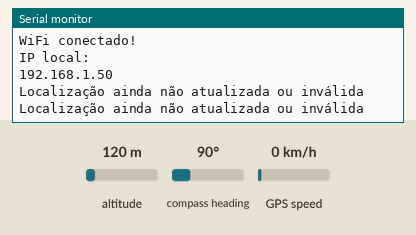
Simulated run of this program. Board: ESP32. Parts: the last lines printed to the serial monitor. The test bench sets the inputs (shaded band); at power-on: altitude 120 m, GPS speed 0 km/h, compass heading 90°. WiFi joins after 1.5 s; servers stay silent unless stated; uploads are accepted with an empty reply; the GPS gets a fix after 3 s at 37.7749, -122.4194 with 8 satellites.

Above: at 2.7 s.
2.8 s: altitude set to 20 m
At 4.7 s:
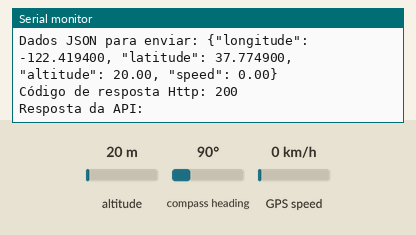
5.0 s: GPS speed set to 2 km/h
At 5.14 s:
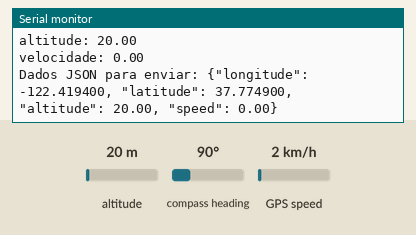
6.5 s: altitude set to 250 m
At 7.4 s:
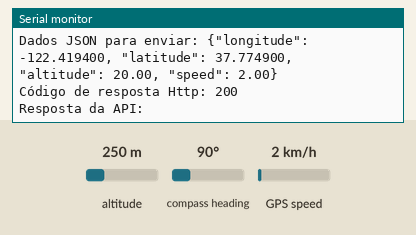

The program:

main.cpp
```cpp
#include <TinyGPSPlus.h>
#include <WiFi.h>
#include <HTTPClient.h>

#define GPS_BAUDRATE 9600  // The default baudrate of NEO-6M is 9600

TinyGPSPlus gps;  // the TinyGPS++ object

double latitude = 0.0;
double longitude = 0.0;
double altitude = 0.0;
double speed = 0.0;

const char* ssid = "ComputadorThiago";
const char* password = "thiago06102006";
const char* apiEndpoint = "http://192.168.1.6:5000/api/infos/sensores";

void setup() {
  Serial.begin(9600);
  Serial2.begin(GPS_BAUDRATE); // Serial2 for GPS UART

  Serial.println(F("ESP32 - GPS module_Simulation"));

  WiFi.begin(ssid, password);
  while (WiFi.status() != WL_CONNECTED) {
      delay(500);
      Serial.print(".");
  }

  Serial.println("");
  Serial.println("WiFi conectado!");
  Serial.println("IP local: ");
  Serial.println(WiFi.localIP());
}

void loop() {
  while (Serial2.available() > 0) {
    gps.encode(Serial2.read());
  }

  if (gps.location.isUpdated()) {
    latitude = gps.location.lat();
    longitude = gps.location.lng();
    altitude = gps.altitude.isValid() ? gps.altitude.meters() : 0.0;
    speed = gps.speed.isValid() ? gps.speed.kmph() : 0.0;

    Serial.print("latitude: ");
    Serial.println(latitude, 6);
    Serial.print("longitude: ");
    Serial.println(longitude, 6);
    Serial.print("altitude: ");
    Serial.println(altitude, 2);
    Serial.print("velocidade: ");
    Serial.println(speed, 2);

    // Criação da string JSON com os dados de temperatura e umidade
    String dadosParaEnviar = "{\"longitude\": ";
      dadosParaEnviar += String(longitude, 6);
      dadosParaEnviar += ", \"latitude\": ";
      dadosParaEnviar += String(latitude, 6);
      dadosParaEnviar += ", \"altitude\": ";
      dadosParaEnviar += String(altitude, 2);
      dadosParaEnviar += ", \"speed\": ";
      dadosParaEnviar += String(speed, 2);
      dadosParaEnviar += "}";

    // Exibe os dados JSON que serão enviados para depuração
    Serial.print("Dados JSON para enviar: ");
    Serial.println(dadosParaEnviar);

    // Inicia a comunicação HTTP
    HTTPClient http;
    http.begin(apiEndpoint);
    http.addHeader("Content-Type", "application/json");
    int codigoRespostaHttp = http.POST(dadosParaEnviar);

    // Verifica a resposta HTTP
    if (codigoRespostaHttp > 0) {
        Serial.print("Código de resposta Http: ");
        Serial.println(codigoRespostaHttp);

        if (codigoRespostaHttp == HTTP_CODE_OK || codigoRespostaHttp == HTTP_CODE_CREATED) {
            String resposta = http.getString();
            Serial.println("Resposta da API:");
            Serial.println(resposta);
        } else {
            Serial.println("Falha ao enviar dados");
            Serial.println(codigoRespostaHttp);
        }
    } else {
        Serial.println("Erro ao enviar requisição HTTP");
    }

    // Encerra a comunicação HTTP e aguarda um intervalo
    http.end();
  } else {
    Serial.println("Localização ainda não atualizada ou inválida");
  }

  delay(1000);
}
```

Measured:
- after the input at 2.8 s, the serial monitor: prints a new line after 0.76 s (image 1)
